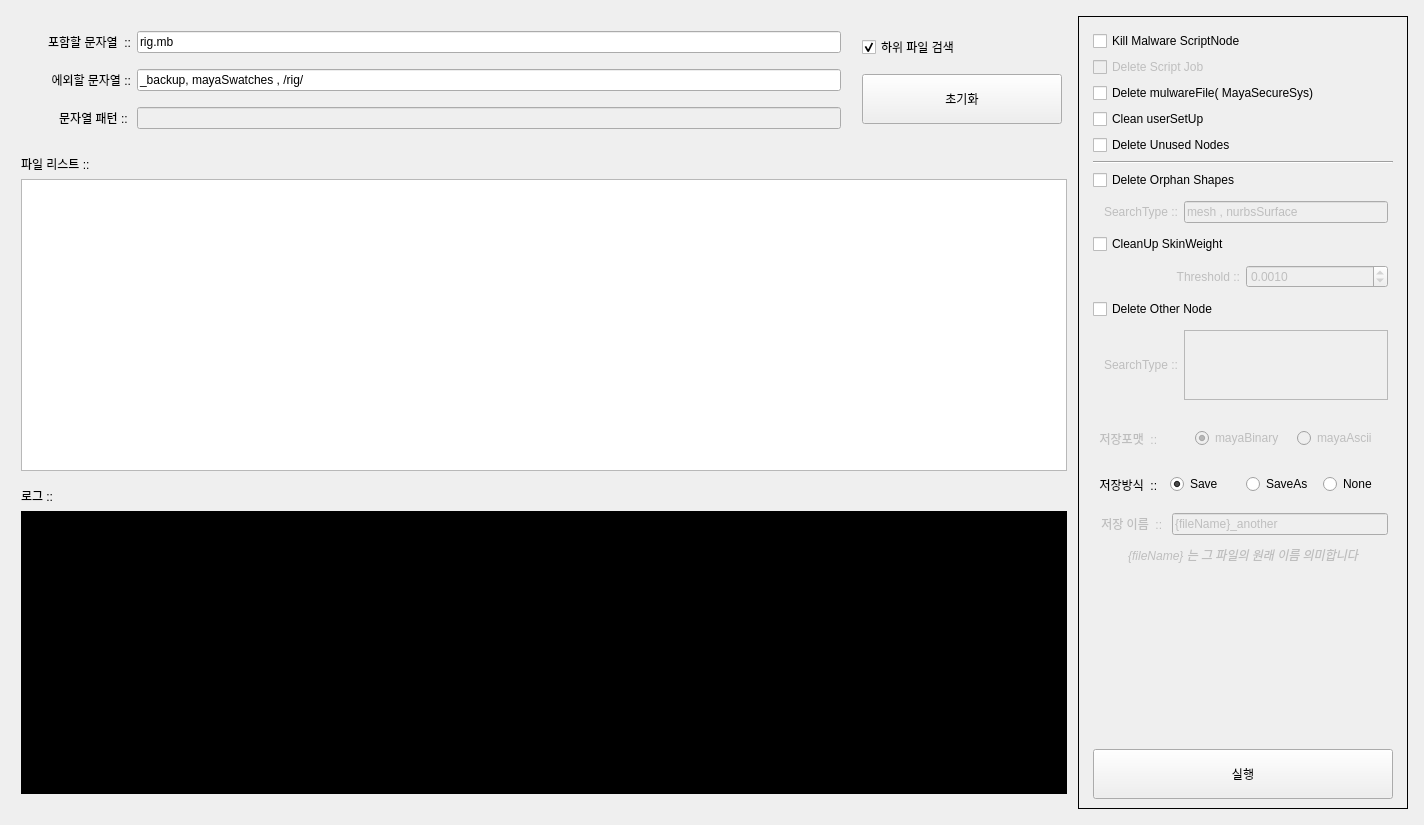
<?xml version="1.0" encoding="UTF-8"?>
<ui version="4.0">
 <class>Form</class>
 <widget class="QWidget" name="Form">
  <property name="geometry">
   <rect>
    <x>0</x>
    <y>0</y>
    <width>1424</width>
    <height>825</height>
   </rect>
  </property>
  <property name="windowTitle">
   <string>Form</string>
  </property>
  <layout class="QHBoxLayout" name="horizontalLayout_8">
   <item>
    <widget class="QFrame" name="MainF">
     <layout class="QGridLayout" name="gridLayout" columnstretch="8,2">
      <property name="leftMargin">
       <number>5</number>
      </property>
      <property name="topMargin">
       <number>5</number>
      </property>
      <property name="rightMargin">
       <number>5</number>
      </property>
      <property name="bottomMargin">
       <number>5</number>
      </property>
      <item row="1" column="0">
       <layout class="QVBoxLayout" name="verticalLayout_3">
        <property name="leftMargin">
         <number>5</number>
        </property>
        <property name="topMargin">
         <number>5</number>
        </property>
        <property name="rightMargin">
         <number>5</number>
        </property>
        <property name="bottomMargin">
         <number>5</number>
        </property>
        <item>
         <widget class="QLabel" name="label_4">
          <property name="text">
           <string>파일 리스트 ::</string>
          </property>
         </widget>
        </item>
        <item>
         <widget class="QListWidget" name="PathList">
          <property name="contextMenuPolicy">
           <enum>Qt::ContextMenuPolicy::CustomContextMenu</enum>
          </property>
          <property name="acceptDrops">
           <bool>true</bool>
          </property>
          <property name="dragDropMode">
           <enum>QAbstractItemView::DragDropMode::NoDragDrop</enum>
          </property>
          <property name="defaultDropAction">
           <enum>Qt::DropAction::IgnoreAction</enum>
          </property>
          <property name="selectionMode">
           <enum>QAbstractItemView::SelectionMode::MultiSelection</enum>
          </property>
         </widget>
        </item>
       </layout>
      </item>
      <item row="2" column="0">
       <layout class="QVBoxLayout" name="verticalLayout_6">
        <property name="leftMargin">
         <number>5</number>
        </property>
        <property name="topMargin">
         <number>5</number>
        </property>
        <property name="rightMargin">
         <number>5</number>
        </property>
        <property name="bottomMargin">
         <number>15</number>
        </property>
        <item>
         <widget class="QLabel" name="label_6">
          <property name="text">
           <string>로그 ::</string>
          </property>
         </widget>
        </item>
        <item>
         <widget class="QTextEdit" name="LogTE">
          <property name="enabled">
           <bool>true</bool>
          </property>
          <property name="styleSheet">
           <string notr="true">background-color: black; color: white;</string>
          </property>
         </widget>
        </item>
       </layout>
      </item>
      <item row="0" column="0">
       <layout class="QHBoxLayout" name="horizontalLayout_4">
        <property name="leftMargin">
         <number>5</number>
        </property>
        <property name="topMargin">
         <number>5</number>
        </property>
        <property name="rightMargin">
         <number>5</number>
        </property>
        <property name="bottomMargin">
         <number>5</number>
        </property>
        <item>
         <layout class="QVBoxLayout" name="verticalLayout">
          <property name="leftMargin">
           <number>5</number>
          </property>
          <property name="topMargin">
           <number>5</number>
          </property>
          <property name="rightMargin">
           <number>5</number>
          </property>
          <property name="bottomMargin">
           <number>5</number>
          </property>
          <item>
           <layout class="QHBoxLayout" name="horizontalLayout">
            <property name="leftMargin">
             <number>5</number>
            </property>
            <property name="topMargin">
             <number>5</number>
            </property>
            <property name="rightMargin">
             <number>5</number>
            </property>
            <property name="bottomMargin">
             <number>5</number>
            </property>
            <item>
             <widget class="QLabel" name="label">
              <property name="minimumSize">
               <size>
                <width>100</width>
                <height>0</height>
               </size>
              </property>
              <property name="text">
               <string>포함할 문자열  ::</string>
              </property>
              <property name="alignment">
               <set>Qt::AlignmentFlag::AlignRight|Qt::AlignmentFlag::AlignTrailing|Qt::AlignmentFlag::AlignVCenter</set>
              </property>
             </widget>
            </item>
            <item>
             <widget class="QLineEdit" name="SearchLE">
              <property name="text">
               <string>rig.mb</string>
              </property>
             </widget>
            </item>
           </layout>
          </item>
          <item>
           <layout class="QHBoxLayout" name="horizontalLayout_2">
            <property name="leftMargin">
             <number>5</number>
            </property>
            <property name="topMargin">
             <number>5</number>
            </property>
            <property name="rightMargin">
             <number>5</number>
            </property>
            <property name="bottomMargin">
             <number>5</number>
            </property>
            <item>
             <widget class="QLabel" name="label_2">
              <property name="minimumSize">
               <size>
                <width>100</width>
                <height>0</height>
               </size>
              </property>
              <property name="text">
               <string>에외할 문자열 ::</string>
              </property>
              <property name="alignment">
               <set>Qt::AlignmentFlag::AlignRight|Qt::AlignmentFlag::AlignTrailing|Qt::AlignmentFlag::AlignVCenter</set>
              </property>
             </widget>
            </item>
            <item>
             <widget class="QLineEdit" name="ExceptLE">
              <property name="text">
               <string>_backup, mayaSwatches , /rig/</string>
              </property>
             </widget>
            </item>
           </layout>
          </item>
          <item>
           <layout class="QHBoxLayout" name="horizontalLayout_3">
            <property name="leftMargin">
             <number>5</number>
            </property>
            <property name="topMargin">
             <number>5</number>
            </property>
            <property name="rightMargin">
             <number>5</number>
            </property>
            <property name="bottomMargin">
             <number>5</number>
            </property>
            <item>
             <widget class="QLabel" name="label_3">
              <property name="minimumSize">
               <size>
                <width>100</width>
                <height>0</height>
               </size>
              </property>
              <property name="text">
               <string>문자열 패턴 :: </string>
              </property>
              <property name="alignment">
               <set>Qt::AlignmentFlag::AlignRight|Qt::AlignmentFlag::AlignTrailing|Qt::AlignmentFlag::AlignVCenter</set>
              </property>
             </widget>
            </item>
            <item>
             <widget class="QLineEdit" name="PatternLE">
              <property name="enabled">
               <bool>false</bool>
              </property>
             </widget>
            </item>
           </layout>
          </item>
         </layout>
        </item>
        <item>
         <layout class="QVBoxLayout" name="verticalLayout_2">
          <property name="leftMargin">
           <number>5</number>
          </property>
          <property name="topMargin">
           <number>5</number>
          </property>
          <property name="rightMargin">
           <number>5</number>
          </property>
          <property name="bottomMargin">
           <number>5</number>
          </property>
          <item>
           <widget class="QCheckBox" name="HierarchyCB">
            <property name="text">
             <string>하위 파일 검색</string>
            </property>
            <property name="checked">
             <bool>true</bool>
            </property>
           </widget>
          </item>
          <item>
           <widget class="QPushButton" name="resetBtn">
            <property name="minimumSize">
             <size>
              <width>200</width>
              <height>50</height>
             </size>
            </property>
            <property name="text">
             <string>초기화</string>
            </property>
           </widget>
          </item>
         </layout>
        </item>
       </layout>
      </item>
      <item row="0" column="1" rowspan="3">
       <widget class="QFrame" name="SettingF_2">
        <property name="frameShape">
         <enum>QFrame::Shape::Box</enum>
        </property>
        <layout class="QVBoxLayout" name="SettingF" stretch="2,9">
         <item>
          <layout class="QVBoxLayout" name="verticalLayout_8">
           <property name="leftMargin">
            <number>5</number>
           </property>
           <property name="topMargin">
            <number>5</number>
           </property>
           <property name="rightMargin">
            <number>5</number>
           </property>
           <property name="bottomMargin">
            <number>0</number>
           </property>
           <item>
            <widget class="QCheckBox" name="Delete_OrphanShapes_CB">
             <property name="text">
              <string>Kill Malware ScriptNode</string>
             </property>
            </widget>
           </item>
           <item>
            <widget class="QCheckBox" name="Delete_ScriptJob_CB">
             <property name="enabled">
              <bool>false</bool>
             </property>
             <property name="text">
              <string>Delete Script Job</string>
             </property>
            </widget>
           </item>
           <item>
            <widget class="QCheckBox" name="Delete_mulwareFile_CB">
             <property name="text">
              <string>Delete mulwareFile( MayaSecureSys)</string>
             </property>
            </widget>
           </item>
           <item>
            <widget class="QCheckBox" name="CleanUserSetUp_CB">
             <property name="text">
              <string>Clean userSetUp</string>
             </property>
            </widget>
           </item>
           <item>
            <widget class="QCheckBox" name="Delete_unusedNodes_CB">
             <property name="text">
              <string>Delete Unused Nodes</string>
             </property>
            </widget>
           </item>
           <item>
            <layout class="QVBoxLayout" name="verticalLayout_7">
             <item>
              <widget class="Line" name="line">
               <property name="orientation">
                <enum>Qt::Orientation::Horizontal</enum>
               </property>
              </widget>
             </item>
             <item>
              <widget class="QCheckBox" name="deleteOrphanShpCB">
               <property name="text">
                <string>Delete Orphan Shapes</string>
               </property>
              </widget>
             </item>
             <item>
              <widget class="QFrame" name="OrphanMeshsF">
               <property name="enabled">
                <bool>false</bool>
               </property>
               <layout class="QHBoxLayout" name="horizontalLayout_11">
                <property name="leftMargin">
                 <number>5</number>
                </property>
                <property name="topMargin">
                 <number>5</number>
                </property>
                <property name="rightMargin">
                 <number>5</number>
                </property>
                <property name="bottomMargin">
                 <number>5</number>
                </property>
                <item>
                 <widget class="QLabel" name="label_11">
                  <property name="minimumSize">
                   <size>
                    <width>80</width>
                    <height>0</height>
                   </size>
                  </property>
                  <property name="text">
                   <string>SearchType ::</string>
                  </property>
                  <property name="alignment">
                   <set>Qt::AlignmentFlag::AlignRight|Qt::AlignmentFlag::AlignTrailing|Qt::AlignmentFlag::AlignVCenter</set>
                  </property>
                 </widget>
                </item>
                <item>
                 <widget class="QLineEdit" name="OrphanMeshsLE">
                  <property name="text">
                   <string>mesh , nurbsSurface</string>
                  </property>
                 </widget>
                </item>
               </layout>
              </widget>
             </item>
            </layout>
           </item>
           <item>
            <layout class="QVBoxLayout" name="verticalLayout_5">
             <item>
              <widget class="QCheckBox" name="CleanUp_SkinWeight_CB">
               <property name="text">
                <string>CleanUp SkinWeight</string>
               </property>
              </widget>
             </item>
             <item>
              <widget class="QFrame" name="skinValueF">
               <property name="enabled">
                <bool>false</bool>
               </property>
               <layout class="QHBoxLayout" name="horizontalLayout_10">
                <property name="leftMargin">
                 <number>5</number>
                </property>
                <property name="topMargin">
                 <number>5</number>
                </property>
                <property name="rightMargin">
                 <number>5</number>
                </property>
                <property name="bottomMargin">
                 <number>5</number>
                </property>
                <item>
                 <widget class="QLabel" name="label_10">
                  <property name="minimumSize">
                   <size>
                    <width>80</width>
                    <height>0</height>
                   </size>
                  </property>
                  <property name="text">
                   <string>Threshold ::</string>
                  </property>
                  <property name="alignment">
                   <set>Qt::AlignmentFlag::AlignRight|Qt::AlignmentFlag::AlignTrailing|Qt::AlignmentFlag::AlignVCenter</set>
                  </property>
                 </widget>
                </item>
                <item>
                 <widget class="QDoubleSpinBox" name="skinThresholdDSB">
                  <property name="decimals">
                   <number>4</number>
                  </property>
                  <property name="value">
                   <double>0.001000000000000</double>
                  </property>
                 </widget>
                </item>
               </layout>
              </widget>
             </item>
            </layout>
           </item>
           <item>
            <layout class="QVBoxLayout" name="verticalLayout_10">
             <item>
              <widget class="QCheckBox" name="DeleteOther_CB">
               <property name="text">
                <string>Delete Other Node</string>
               </property>
              </widget>
             </item>
             <item>
              <widget class="QFrame" name="deleteOtherF">
               <property name="enabled">
                <bool>false</bool>
               </property>
               <layout class="QHBoxLayout" name="horizontalLayout_12">
                <property name="leftMargin">
                 <number>5</number>
                </property>
                <property name="topMargin">
                 <number>5</number>
                </property>
                <property name="rightMargin">
                 <number>5</number>
                </property>
                <property name="bottomMargin">
                 <number>5</number>
                </property>
                <item>
                 <widget class="QLabel" name="label_12">
                  <property name="minimumSize">
                   <size>
                    <width>80</width>
                    <height>0</height>
                   </size>
                  </property>
                  <property name="text">
                   <string>SearchType ::</string>
                  </property>
                  <property name="alignment">
                   <set>Qt::AlignmentFlag::AlignRight|Qt::AlignmentFlag::AlignTrailing|Qt::AlignmentFlag::AlignVCenter</set>
                  </property>
                 </widget>
                </item>
                <item>
                 <widget class="QTextEdit" name="DeleteOtherTE"/>
                </item>
               </layout>
              </widget>
             </item>
            </layout>
           </item>
           <item>
            <spacer name="verticalSpacer">
             <property name="orientation">
              <enum>Qt::Orientation::Vertical</enum>
             </property>
             <property name="sizeHint" stdset="0">
              <size>
               <width>20</width>
               <height>40</height>
              </size>
             </property>
            </spacer>
           </item>
          </layout>
         </item>
         <item>
          <layout class="QVBoxLayout" name="verticalLayout_4">
           <property name="leftMargin">
            <number>5</number>
           </property>
           <property name="topMargin">
            <number>5</number>
           </property>
           <property name="rightMargin">
            <number>5</number>
           </property>
           <property name="bottomMargin">
            <number>0</number>
           </property>
           <item>
            <widget class="QFrame" name="SaveTypeF">
             <property name="enabled">
              <bool>false</bool>
             </property>
             <property name="minimumSize">
              <size>
               <width>200</width>
               <height>40</height>
              </size>
             </property>
             <property name="layoutDirection">
              <enum>Qt::LayoutDirection::LeftToRight</enum>
             </property>
             <layout class="QHBoxLayout" name="horizontalLayout_5">
              <property name="leftMargin">
               <number>0</number>
              </property>
              <property name="topMargin">
               <number>5</number>
              </property>
              <property name="rightMargin">
               <number>0</number>
              </property>
              <property name="bottomMargin">
               <number>0</number>
              </property>
              <item>
               <widget class="QLabel" name="label_5">
                <property name="text">
                 <string>  저장포맷  :: </string>
                </property>
               </widget>
              </item>
              <item>
               <widget class="QRadioButton" name="mbType_RB">
                <property name="text">
                 <string>mayaBinary</string>
                </property>
                <property name="checked">
                 <bool>true</bool>
                </property>
               </widget>
              </item>
              <item>
               <widget class="QRadioButton" name="maType_RB">
                <property name="text">
                 <string>mayaAscii</string>
                </property>
               </widget>
              </item>
             </layout>
            </widget>
           </item>
           <item>
            <widget class="QFrame" name="SaveActionF">
             <property name="minimumSize">
              <size>
               <width>200</width>
               <height>40</height>
              </size>
             </property>
             <property name="layoutDirection">
              <enum>Qt::LayoutDirection::LeftToRight</enum>
             </property>
             <layout class="QHBoxLayout" name="horizontalLayout_6">
              <property name="leftMargin">
               <number>0</number>
              </property>
              <property name="topMargin">
               <number>5</number>
              </property>
              <property name="rightMargin">
               <number>0</number>
              </property>
              <property name="bottomMargin">
               <number>0</number>
              </property>
              <item>
               <widget class="QLabel" name="label_7">
                <property name="text">
                 <string>  저장방식  :: </string>
                </property>
               </widget>
              </item>
              <item>
               <widget class="QRadioButton" name="SaveType_RB">
                <property name="text">
                 <string>Save</string>
                </property>
                <property name="checked">
                 <bool>true</bool>
                </property>
               </widget>
              </item>
              <item>
               <widget class="QRadioButton" name="SaveAsType_RB">
                <property name="text">
                 <string>SaveAs</string>
                </property>
               </widget>
              </item>
              <item>
               <widget class="QRadioButton" name="NoneSaveType_RB">
                <property name="text">
                 <string>None</string>
                </property>
               </widget>
              </item>
             </layout>
            </widget>
           </item>
           <item>
            <layout class="QVBoxLayout" name="verticalLayout_9">
             <item>
              <widget class="QFrame" name="SaveAsNameF">
               <property name="enabled">
                <bool>false</bool>
               </property>
               <layout class="QHBoxLayout" name="horizontalLayout_7">
                <property name="leftMargin">
                 <number>5</number>
                </property>
                <property name="topMargin">
                 <number>5</number>
                </property>
                <property name="rightMargin">
                 <number>5</number>
                </property>
                <property name="bottomMargin">
                 <number>5</number>
                </property>
                <item>
                 <widget class="QLabel" name="label_8">
                  <property name="text">
                   <string> 저장 이름  :: </string>
                  </property>
                 </widget>
                </item>
                <item>
                 <widget class="QLineEdit" name="SaveAsNameLE">
                  <property name="minimumSize">
                   <size>
                    <width>200</width>
                    <height>0</height>
                   </size>
                  </property>
                  <property name="text">
                   <string>{fileName}_another</string>
                  </property>
                 </widget>
                </item>
               </layout>
              </widget>
             </item>
             <item>
              <widget class="QLabel" name="Label_2">
               <property name="enabled">
                <bool>false</bool>
               </property>
               <property name="minimumSize">
                <size>
                 <width>150</width>
                 <height>0</height>
                </size>
               </property>
               <property name="styleSheet">
                <string notr="true">font-style: italic;</string>
               </property>
               <property name="text">
                <string>{fileName} 는 그 파일의 원래 이름 의미합니다</string>
               </property>
               <property name="alignment">
                <set>Qt::AlignmentFlag::AlignCenter</set>
               </property>
              </widget>
             </item>
             <item>
              <spacer name="verticalSpacer_2">
               <property name="orientation">
                <enum>Qt::Orientation::Vertical</enum>
               </property>
               <property name="sizeHint" stdset="0">
                <size>
                 <width>20</width>
                 <height>40</height>
                </size>
               </property>
              </spacer>
             </item>
            </layout>
           </item>
           <item>
            <widget class="QPushButton" name="RunBtn">
             <property name="minimumSize">
              <size>
               <width>300</width>
               <height>50</height>
              </size>
             </property>
             <property name="text">
              <string>실행</string>
             </property>
            </widget>
           </item>
          </layout>
         </item>
        </layout>
       </widget>
      </item>
     </layout>
    </widget>
   </item>
  </layout>
 </widget>
 <resources/>
 <connections>
  <connection>
   <sender>deleteOrphanShpCB</sender>
   <signal>toggled(bool)</signal>
   <receiver>OrphanMeshsF</receiver>
   <slot>setEnabled(bool)</slot>
   <hints>
    <hint type="sourcelabel">
     <x>1393</x>
     <y>233</y>
    </hint>
    <hint type="destinationlabel">
     <x>1393</x>
     <y>271</y>
    </hint>
   </hints>
  </connection>
  <connection>
   <sender>CleanUp_SkinWeight_CB</sender>
   <signal>toggled(bool)</signal>
   <receiver>skinValueF</receiver>
   <slot>setEnabled(bool)</slot>
   <hints>
    <hint type="sourcelabel">
     <x>1393</x>
     <y>299</y>
    </hint>
    <hint type="destinationlabel">
     <x>1393</x>
     <y>337</y>
    </hint>
   </hints>
  </connection>
  <connection>
   <sender>SaveAsType_RB</sender>
   <signal>toggled(bool)</signal>
   <receiver>SaveAsNameF</receiver>
   <slot>setEnabled(bool)</slot>
   <hints>
    <hint type="sourcelabel">
     <x>1319</x>
     <y>549</y>
    </hint>
    <hint type="destinationlabel">
     <x>1393</x>
     <y>596</y>
    </hint>
   </hints>
  </connection>
  <connection>
   <sender>Delete_OrphanShapes_CB</sender>
   <signal>toggled(bool)</signal>
   <receiver>Delete_ScriptJob_CB</receiver>
   <slot>setEnabled(bool)</slot>
   <hints>
    <hint type="sourcelabel">
     <x>1394</x>
     <y>48</y>
    </hint>
    <hint type="destinationlabel">
     <x>1394</x>
     <y>74</y>
    </hint>
   </hints>
  </connection>
  <connection>
   <sender>SaveAsType_RB</sender>
   <signal>toggled(bool)</signal>
   <receiver>SaveTypeF</receiver>
   <slot>setEnabled(bool)</slot>
   <hints>
    <hint type="sourcelabel">
     <x>1319</x>
     <y>549</y>
    </hint>
    <hint type="destinationlabel">
     <x>1394</x>
     <y>511</y>
    </hint>
   </hints>
  </connection>
  <connection>
   <sender>DeleteOther_CB</sender>
   <signal>toggled(bool)</signal>
   <receiver>deleteOtherF</receiver>
   <slot>setEnabled(bool)</slot>
   <hints>
    <hint type="sourcelabel">
     <x>1393</x>
     <y>365</y>
    </hint>
    <hint type="destinationlabel">
     <x>1393</x>
     <y>452</y>
    </hint>
   </hints>
  </connection>
 </connections>
</ui>
